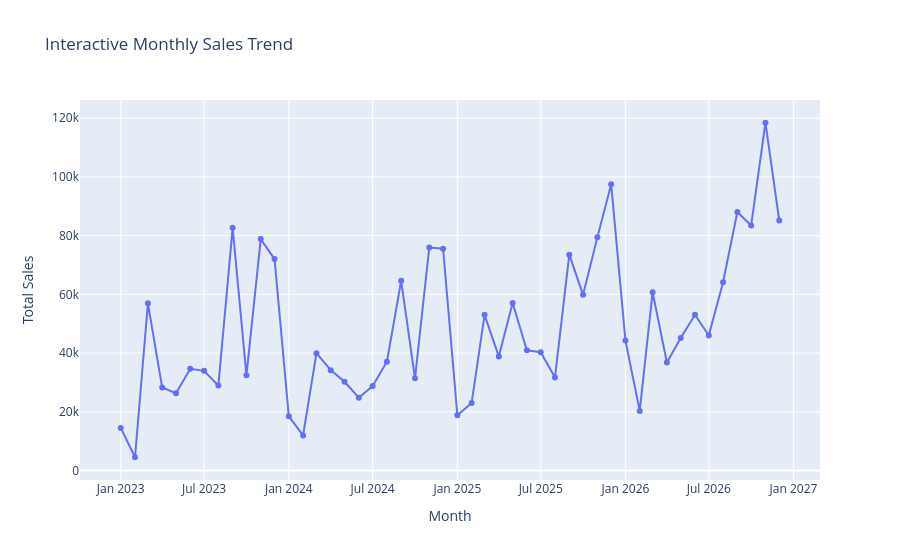

The cell this chart's notebook holds for it:
### Markdown cell above
### Finding 5: Multiple Charts Using Subplots

* The subplots display sales by category and the relationship between sales and profit side by side.
* This allows both visualizations to be compared within a single figure.

### Code cell
# Interactive monthly sales trend using Plotly
monthly_sales_df = monthly_sales.reset_index()
monthly_sales_df.columns = ["month", "sales"]
monthly_sales_df["month"] = monthly_sales_df["month"].astype(str)

fig = px.line(
    monthly_sales_df,
    x="month",
    y="sales",
    title="Interactive Monthly Sales Trend",
    markers=True
)

fig.update_layout(
    xaxis_title="Month",
    yaxis_title="Total Sales"
)

fig.show()

### Figure 1 — Plotly figure (JSON) as saved in the notebook; plotly's stock layout.template omitted (floating-point values rounded to 4 significant figures)
{"data": [{"hovertemplate": "month=%{x}<br>sales=%{y}<extra></extra>", "legendgroup": "", "line": {"color": "#636efa", "dash": "solid"}, "marker": {"symbol": "circle"}, "mode": "lines+markers", "name": "", "orientation": "v", "showlegend": false, "type": "scatter", "x": ["2023-01", "2023-02", "2023-03", "2023-04", "2023-05", "2023-06", "2023-07", "2023-08", "2023-09", "2023-10", "2023-11", "2023-12", "2024-01", "2024-02", "2024-03", "2024-04", "2024-05", "2024-06", "2024-07", "2024-08", "2024-09", "2024-10", "2024-11", "2024-12", "2025-01", "2025-02", "2025-03", "2025-04", "2025-05", "2025-06", "2025-07", "2025-08", "2025-09", "2025-10", "2025-11", "2025-12", "2026-01", "2026-02", "2026-03", "2026-04", "2026-05", "2026-06", "2026-07", "2026-08", "2026-09", "2026-10", "2026-11", "2026-12"], "xaxis": "x", "y": [14520.0, 4520.0, 56930.0, 28300.0, 26320.0, 34670.0, 33950.0, 28920.0, 82670.0, 32410.0, 78830.0, 72010.0, 18460.0, 11950.0, 39980.0, 34200.0, 30250.0, 24800.0, 28770.0, 37060.0, 64630.0, 31410.0, 75970.0, 75530.0, 18830.0, 22980.0, 53030.0, 38830.0, 57040.0, 40940.0, 40300.0, 31720.0, 73520.0, 59830.0, 79410.0, 97500.0, 44260.0, 20300.0, 60730.0, 36780.0, 45160.0, 53060.0, 45990.0, 64130.0, 88060.0, 83470.0, 118500.0, 85180.0], "yaxis": "y"}], "layout": {"legend": {"tracegroupgap": 0}, "title": {"text": "Interactive Monthly Sales Trend"}, "xaxis": {"anchor": "y", "domain": [0, 1], "title": {"text": "Month"}}, "yaxis": {"anchor": "x", "domain": [0, 1], "title": {"text": "Total Sales"}}}}
